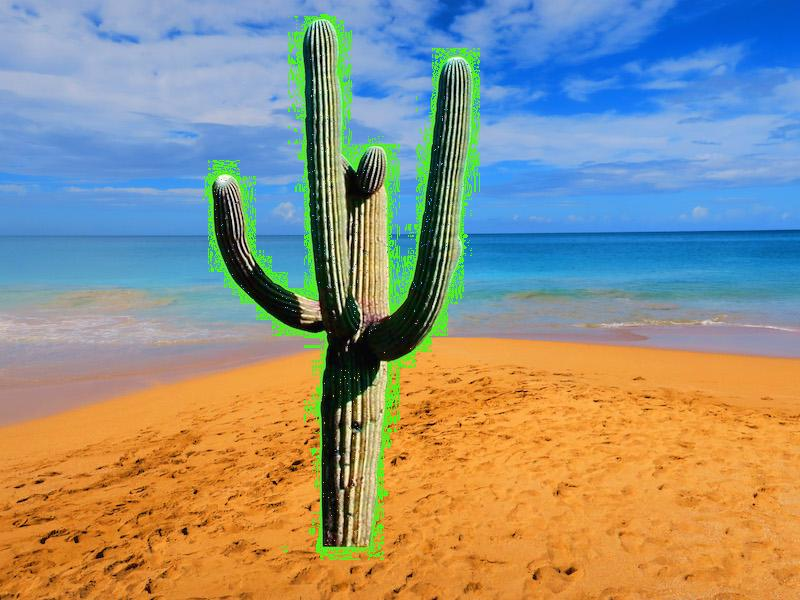

The script that saved this image:
"""
File nam: new_image.py
Author: Ntyam Adjomo Francky Ludovic.

Purpose: The goal is to take the item from the first picture and insert it over the top of the scene in the second picture.

"""
print("Final Requirements\n")

from PIL import Image

# Variables contain green and background image.
green_image = Image.open("cse110_images/cactus.jpg")
new_image = Image.open("cse110_images/beach.jpg")


# Variables contain pixels of green and background image.
pixel_new_image = new_image.load()
pixel_green_image = green_image.load()

for w in range(200,475):
    """
     This loop iterate through all the pixels of the green image
     and set pixel in our new image to have the appropriate red, green, and blue value.
    """
    for h in range(10,550 ):
        (r, g, b) = pixel_green_image[w, h] 
        if r != 76 and g != 244 and b != 24 :
           pixel_new_image[w, h] = (r, g, b)
        
       
# display new image.
new_image.show()

# save the new image with jpg format. 
new_image.save("new_image.jpg")

print("END of Final Requirements\n")


print("----------------------------------\n")



print("Showing Creativity and Exceeding Requirements\n")

green_image = Image.open(input("write or past the name or path of green image of choice here:  "))

green_image.show()

new_image = Image.open(input("write or past the name or path of background image choice here:  "))      

new_image.show()

# Variables contain pixels of green and background image.
pixel_new_image = new_image.load()
pixel_green_image = green_image.load()

width = int(input("Enter the width zone you want to iterate: "))
height = int(input("Enter the height zone you want to iterate: "))

for w in range(width):
    """
     This loop iterate through all the pixels of the green image
     and set pixel in our new image to have the appropriate red, green, and blue value.
    """
    for h in range(height):
        (r, g, b) = pixel_green_image[w, h] 
        if r != 76 and g != 244 and b != 24 :
           pixel_new_image[w, h] = (r, g, b)

# display new image.
new_image.show()

# save the new image with jpg format. 
new_image.save("new_image.jpg")